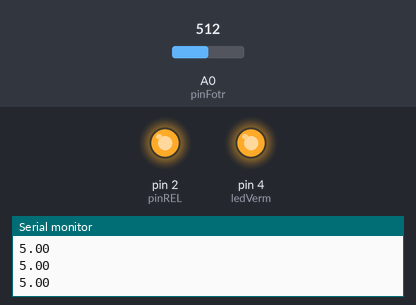
Recording of a sketch running on a simulated Arduino Uno, built with avr-gcc and run on an emulated ATmega328P. Shown: output pins drawn as LEDs (lit = HIGH), the last lines printed to the serial monitor. Inputs (shaded band) come from the test bench; at power-on: A0 (pinFotr) = 512.

Above: at 1.2 s.
1.3 s: A0 (pinFotr) set to 321
2.8 s: A0 (pinFotr) set to 299
At 3.6 s:
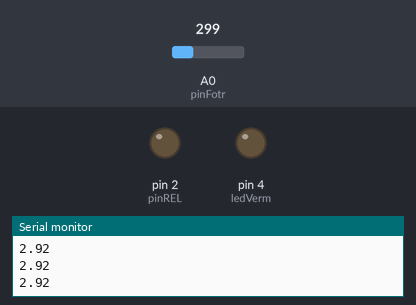
4.3 s: A0 (pinFotr) set to 511
At 4.6 s:
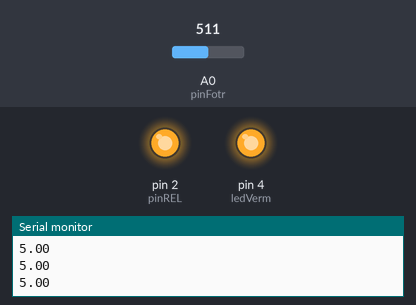
5.8 s: A0 (pinFotr) set to 306
At 7.1 s:
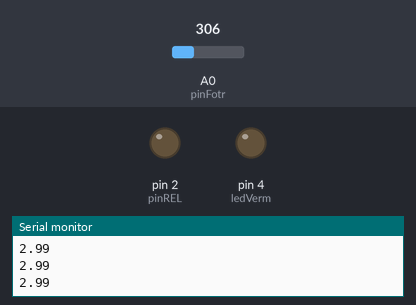
Timing chart, 0 to 8.3 s (numbered marks = the images above; inputs shaded):
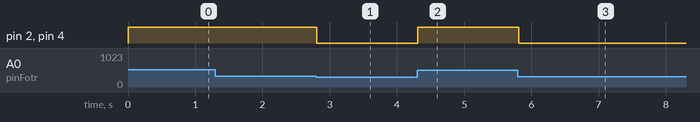

The sketch:

circuito_lamp_ldr1.ino
```cpp
const int pinFotr=A0;
const int ledVerm=4;
const int pinREL=2;
void setup()
{
  pinMode(pinFotr, INPUT);
  pinMode(ledVerm, OUTPUT);
  pinMode(pinREL, OUTPUT);

  Serial.begin(9600);
}

void loop()
{
  float valor;
  valor = analogRead(pinFotr);
  valor = valor*(10.0/1023.0); //-> vaz com que a variação seja de 0 a 10 e nao de 0 a 1023 que o valor ¨padrão"
  Serial.println(valor);

  if(valor>=3.0){
    digitalWrite(ledVerm, HIGH);
    digitalWrite(pinREL, HIGH);
    }
  else{
    digitalWrite(ledVerm, LOW);
    digitalWrite(pinREL, LOW);
    }
}
```

Measured:
- the behaviour switches between 307 and 306 on A0 (pinFotr) (found by bisection; images 0 and 1)
- after the input at 2.8 s, pin 2 (pinREL), pin 4 (ledVerm): HIGH → LOW at once
- after the input at 4.3 s, pin 2 (pinREL), pin 4 (ledVerm): LOW → HIGH at once
- after the input at 5.8 s, pin 2 (pinREL), pin 4 (ledVerm): HIGH → LOW at once
